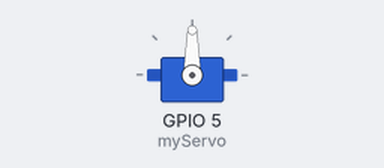
Simulated run of this sketch. Board: ESP32. Parts: servo. What the sketch prints to the serial monitor is not drawn.

Above: at 1.05 s.
Timing chart, 0 to 5.6 s (numbered marks = the images above):
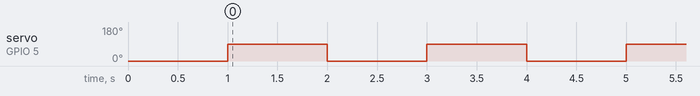

The sketch:

servo_motor.ino
```cpp
#include <ESP32Servo.h> // Include the ESP32Servo library

Servo myServo;          // Create a Servo object
// const int servoPin = 18; // Connect your servo signal pin to GPIO 18 (changeable)

void setup() {
  Serial.begin(9600);
  myServo.attach(5); // Attach the servo to the specified pin
  myServo.write(0);         // Set initial position to 0 degrees
  delay(1000);              // Allow servo to reach the position
}

void loop() {
  // Move the servo to 90 degrees
  myServo.write(90);
  Serial.println("Move the motor at 90 degree: ");
  delay(1000); // Wait for 1 second

  // Move the servo back to 0 degrees
  myServo.write(0);
  Serial.println("Move the motor at 0 degree: ");
  delay(1000); // Wait for 1 second
}
```

Measured:
- by itself, servo on GPIO 5 (myServo): alternates 90° for 1.0 s and 0° for 1.0 s
